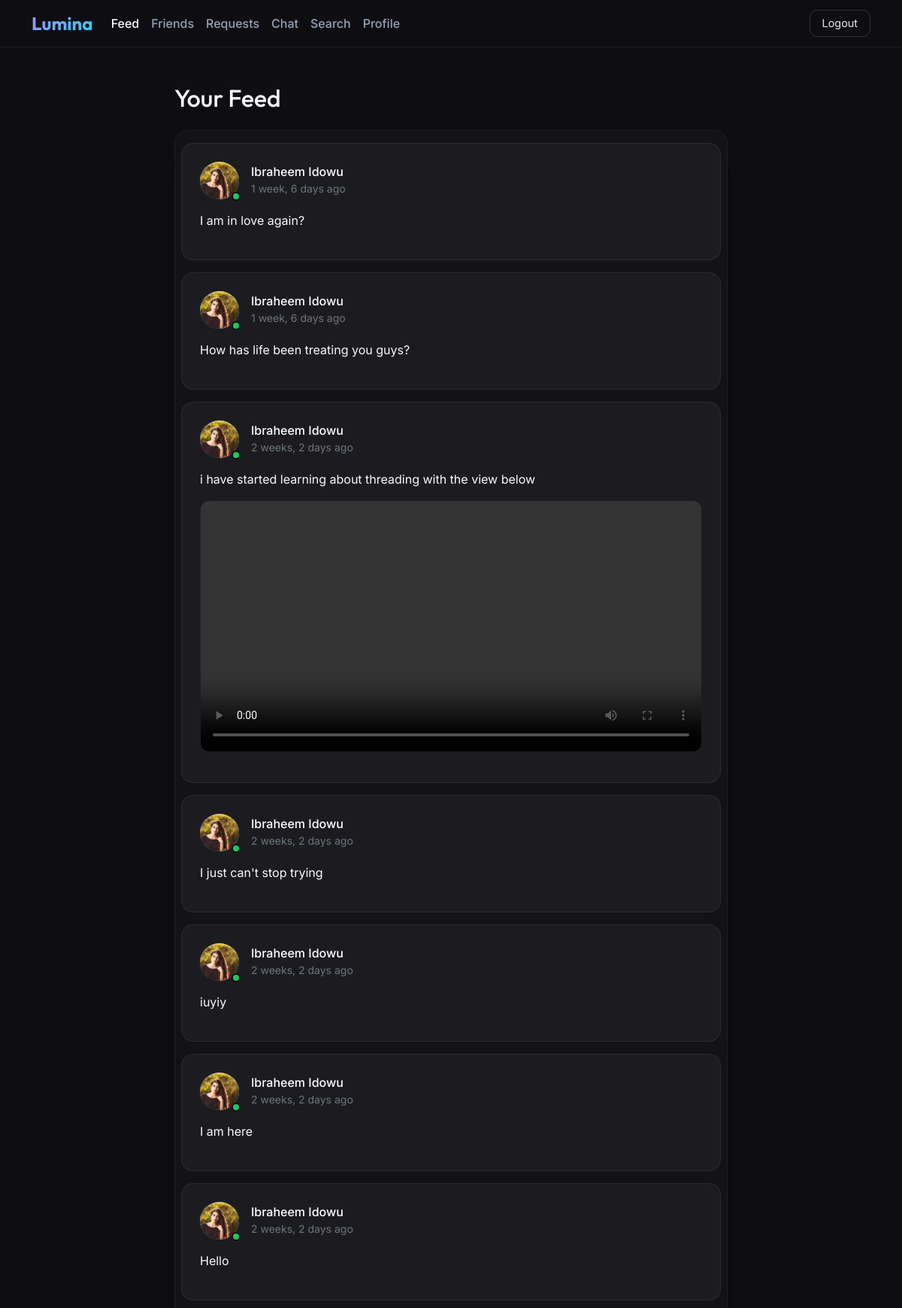
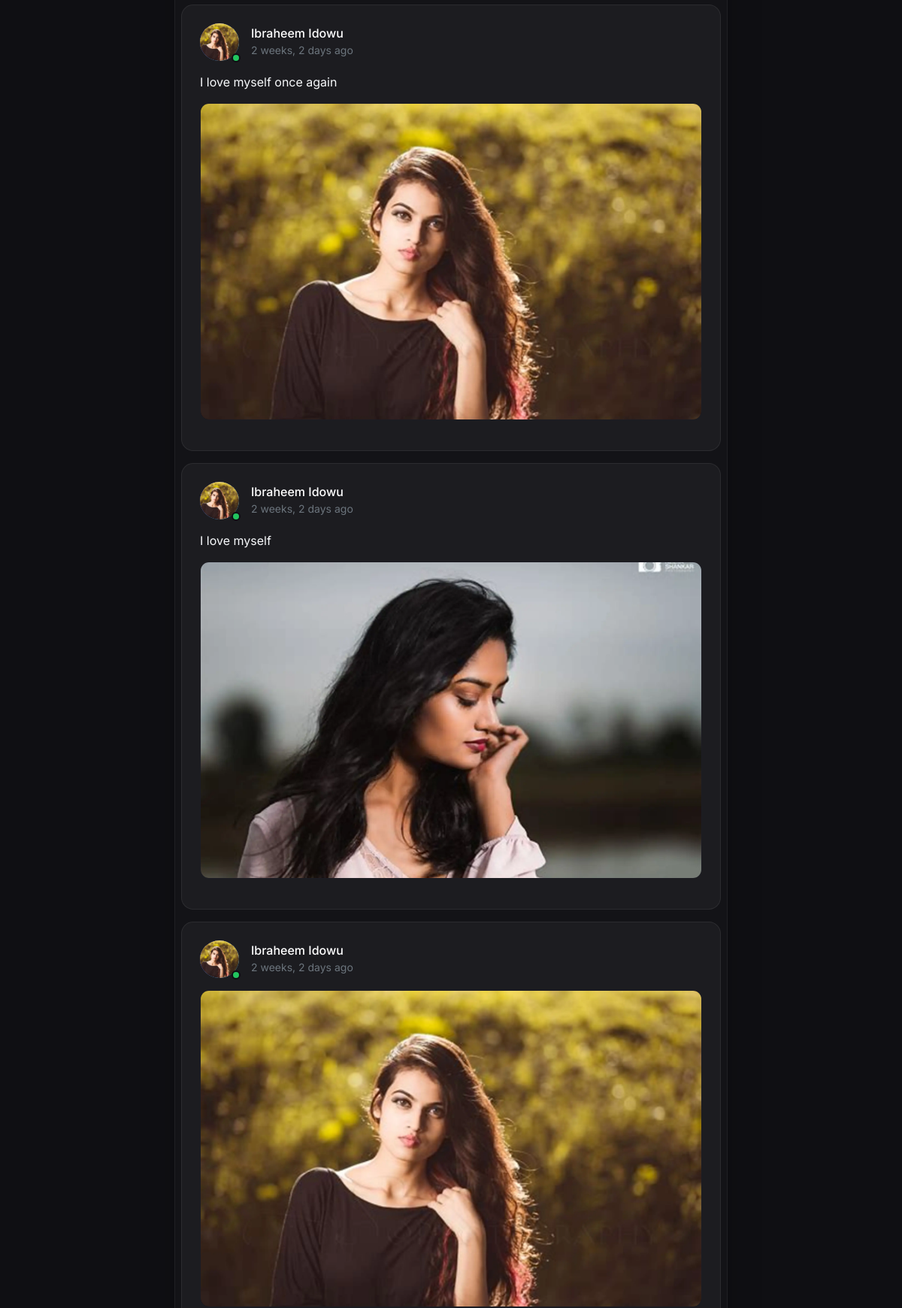
The app's page /home/ (signed in, upper part) with its own data (2 pictures, top to bottom).
### accounts/models.py (models this page shows, shortened)
class Post(models.Model):
    author = models.ForeignKey(User, on_delete=models.CASCADE, related_name='posts')
    text = models.TextField(blank=True,null=True)
    audio = models.FileField(upload_to='posts/audios/', blank=True, null=True)
    video = models.FileField(upload_to='posts/videos/', blank=True, null=True)
    image = models.ImageField(upload_to='posts/images/', blank=True, null=True)
    created_at = models.DateTimeField(auto_now_add=True)

class Profile(models.Model):
    user = models.OneToOneField(User,on_delete=models.CASCADE,related_name='profile')
    location = models.CharField(max_length=100, blank=True, null=True)
    about = models.CharField(max_length=255, blank=True, null=True)
    joined_at = models.DateTimeField(auto_now_add=True)
    profile_photo = models.ImageField(upload_to='photos/%Y/%m/%d', validators=[FileExtensionValidator(allowed_extensions=['jpg', 'jpeg', 'png', 'webp'])], null=True, blank=True)
    friends = models.ManyToManyField(to=User, blank=True, related_name='friends')

### accounts/views.py (the view)
# urls.py: path('home/', views.home, name='home'),
@login_required
def home(request):
    form = PostCreateForm()
    posts = Post.objects.all().order_by('-created_at')
    return render(request, 'accounts/home.html', {'form':form, 'posts':posts})

### accounts/templates/accounts/home.html (shortened to what this page needs)
{% load static widget_tweaks %}
{% load humanize %}
<!DOCTYPE html>
<html lang="en">
<head>
  <link href="{% static 'css/bootstrap.min.css' %}" rel="stylesheet">
</head>
<body hx-headers='{"X-CSRFToken":"{{ csrf_token }}"}'>
  <nav class="navbar navbar-expand-lg sticky-top">
    <div class="container">
      <a class="navbar-brand" href="{% url 'accounts:home' %}">Lumina</a>
      <div class="collapse navbar-collapse" id="nav">
        <ul class="navbar-nav me-auto mb-2 mb-lg-0">
          <li class="nav-item"><a class="nav-link active" href="{% url 'accounts:home' %}">Feed</a></li>
          <li class="nav-item"><a class="nav-link" href="{% url 'friends:friends_list' %}">Friends</a></li>
          <li class="nav-item"><a class="nav-link" href="{% url 'friends:friend_requests' %}">Requests</a></li>
          <li class="nav-item"><a class="nav-link" href="{% url 'chats:chat_list'%}">Chat</a></li>
          <li class="nav-item"><a class="nav-link" href="{% url 'accounts:search' %}">Search</a></li>
          <li class="nav-item"><a class="nav-link" href="{% url 'accounts:profile_view' %}">Profile</a></li>
        </ul>
        <a href="{% url 'accounts:logout' %}" class="btn btn-logout">Logout</a>
      </div>
    </div>
  </nav>
  <div class="container py-5">
    <div class="row justify-content-center">
      <div class="col-lg-8">
        <h2 class="mb-4">Your Feed</h2>
        <div class="feed-cards shadow-lg" id="feed-cards-box">
          <div class="row g-3">
            {% for post in posts %}
              <article class="feed-card post-card">
                <div class="d-flex align-items-center gap-3 mb-3">
                  <div class="avatar">
                    {% if post.author.profile.profile_photo %}
                      <img src="{{ post.author.profile.profile_photo.url }}" alt="{{ post.author.username }} profile photo">
                    {% endif %}
                    <span class="status-dot online" title="Online" aria-label="Online"></span>
                  </div>
                  <div class="flex-grow-1 min-width-0">
                    <h6 class="mb-0 text-truncate"><a href="{% if post.author == request.user %}{% url 'accounts:profile_view' %}{% else %}{% url 'accounts:view_others_profile' post.author.username %}{% endif %}">{{ post.author.get_full_name|default:post.author.username }}</a></h6>
                    <small class="text-secondary">{{ post.created_at|naturaltime }}</small>
                  </div>
                </div>
                {% if post.text %}
                  <p class="post-text mb-3">{{ post.text|linebreaksbr }}</p>
                {% endif %}
                {% if post.image %}
                  <div class="post-media mb-3">
                    <img src="{{ post.image.url }}" alt="Image shared by {{ post.author.username }}" loading="lazy">
                  </div>
                {% endif %}
                {% if post.video %}
                  <div class="post-media mb-3">
                    <video controls preload="metadata" playsinline>
                      <source src="{{ post.video.url }}">
                    </video>
                  </div>
                {% endif %}
              </article>
            {% empty %}
              <div class="col-12" _="on postCreated add .d-none to me">
                <div class="feed-card text-center text-secondary mb-0">
                  No posts yet. Be the first to share something.
                </div>
              </div>
            {% endfor %}
          </div>
        </div>
      </div>
    </div>
  </div>
</body>
</html>

### accounts/templates/accounts/home.html (style rules this page uses)
body { font-family: 'Inter', sans-serif; background-color: #0f0f13; color: #f8fafc; }
h1, h2, h3, h4, .navbar-brand { font-family: 'Outfit', sans-serif; }
.navbar { background: rgba(15, 15, 19, 0.9); backdrop-filter: blur(12px); border-bottom: 1px solid rgba(255, 255, 255, 0.06); }
.navbar-brand { font-size: 1.5rem; font-weight: 700; background: linear-gradient(135deg, #a78bfa, #22d3ee); -webkit-background-clip: text; -webkit-text-fill-color: transparent; }
.nav-link { color: #94a3b8 !important; font-weight: 500; }
.nav-link:hover, .nav-link.active { color: #fff !important; }
.btn-logout { background: transparent; border: 1px solid rgba(255, 255, 255, 0.15); color: #e2e8f0; border-radius: 10px; padding: 6px 16px; font-size: 0.9rem; }
.feed-card { background: rgba(255, 255, 255, 0.04); border: 1px solid rgba(255, 255, 255, 0.07); border-radius: 16px; padding: 1.5rem; margin-bottom: 1.25rem; }
.feed-cards { background: rgba(255, 255, 255, 0.02); border: 1px solid rgba(255, 255, 255, 0.05); border-radius: 18px; padding: 1rem; }
.feed-cards .feed-card { height: 100%; margin-bottom: 0; }
.post-media { overflow: hidden; border: 1px solid rgba(255, 255, 255, 0.07); border-radius: 12px; background: #0b0b12; }
.post-media img, .post-media video { display: block; width: 100%; max-height: 420px; object-fit: cover; }
.avatar { width: 42px; height: 42px; border-radius: 50%; object-fit: cover; background: linear-gradient(135deg, #7c3aed, #22d3ee); }
.avatar { width: 50px; height: 50px; border-radius: 50%; background: linear-gradient(135deg,#7c3aed,#22d3ee); object-fit: cover; position: relative; overflow: visible; flex: 0 0 52px; }
.avatar img { width: 100%; height: 100%; border-radius: 50%; object-fit: cover; display: block; }
.status-dot { width: 12px; height: 12px; border-radius: 50%; border: 2px solid #0f0f13; position: absolute; bottom: -2px; right: -2px; z-index: 2; }
.online { background: #22c55e; }
a { text-decoration: none; color: white; }

### records on screen
Post: author.profile.profile_photo (picture), author.get_full_name "Ibraheem Idowu", created_at "1 week, 6 days ago", text "I am in love again?"
Post: author.profile.profile_photo (picture), author.get_full_name "Ibraheem Idowu", created_at "1 week, 6 days ago", text "How has life been treating you guys?"
Post: author.profile.profile_photo (picture), author.get_full_name "Ibraheem Idowu", created_at "2 weeks, 2 days ago", text "i have started learning about threading with the view below"
Post: author.profile.profile_photo (picture), author.get_full_name "Ibraheem Idowu", created_at "2 weeks, 2 days ago", text "I just can't stop trying"
Post: author.profile.profile_photo (picture), author.get_full_name "Ibraheem Idowu", created_at "2 weeks, 2 days ago", text "iuyiy"
Post: author.profile.profile_photo (picture), author.get_full_name "Ibraheem Idowu", created_at "2 weeks, 2 days ago", text "I am here"
Post: author.profile.profile_photo (picture), author.get_full_name "Ibraheem Idowu", created_at "2 weeks, 2 days ago", text "Hello"
Post: author.profile.profile_photo (picture), author.get_full_name "Ibraheem Idowu", created_at "2 weeks, 2 days ago", text "I love myself once again", image (picture)
Post: author.profile.profile_photo (picture), author.get_full_name "Ibraheem Idowu", created_at "2 weeks, 2 days ago", text "I love myself", image (picture)
Post: author.profile.profile_photo (picture), author.get_full_name "Ibraheem Idowu", created_at "2 weeks, 2 days ago", image (picture)
